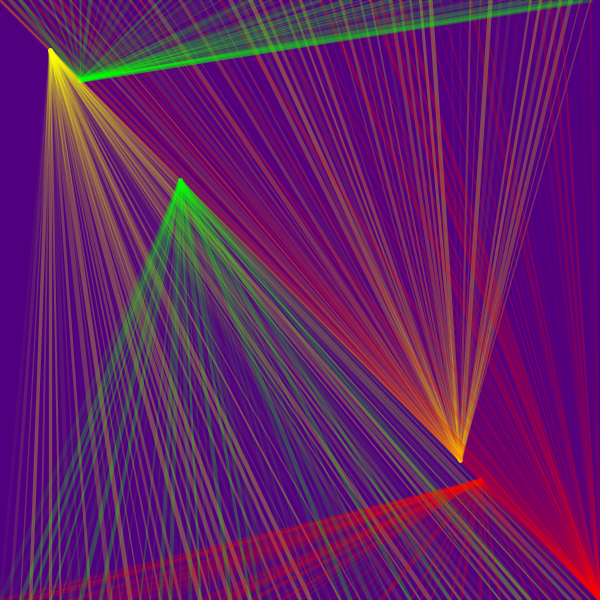
Frame 1 (no input)
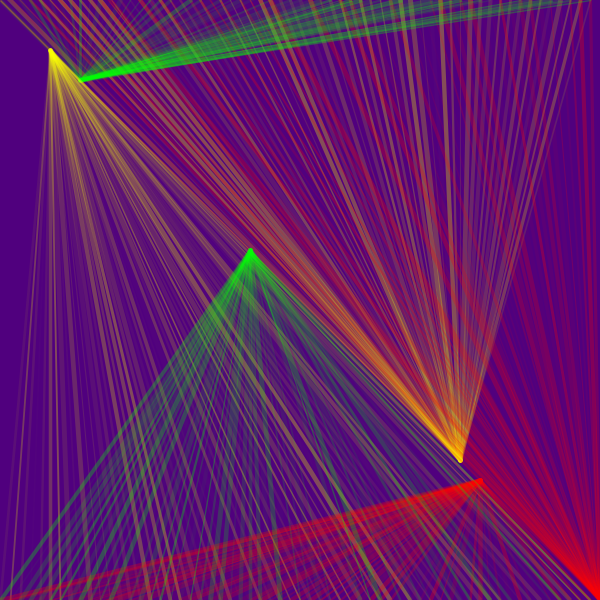
Frame 60 (the mouse pressed at the canvas centre just before this capture)
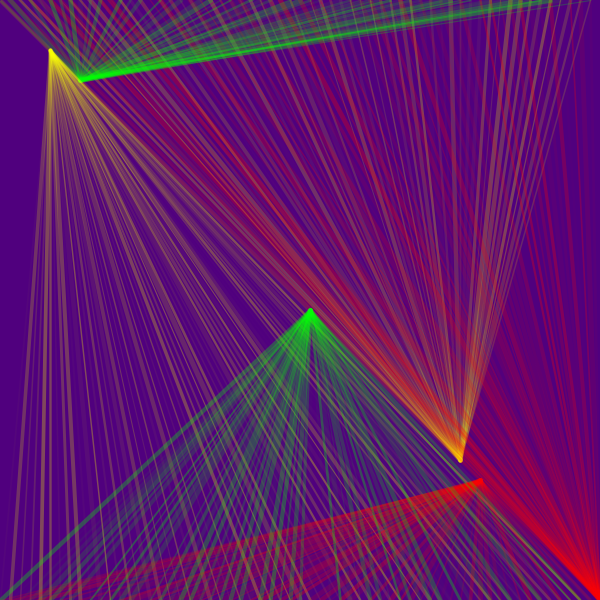
Frame 120 (the mouse held since frame 60 and released just before this capture)

The Processing sketch that drew these frames (run headless with seeded random() and noise(); from frame 60 on, the mouse is pressed at the canvas centre):

// Processing sketch: processing_80130
// ── processing_80130.pde



void setup (){
  size (600,600);
 
}



void draw (){
  
  background (80,0,126);
    smooth();
   
  
  float s= map (second(),0,60,0,600);
  float m= map (minute (),0,60,0,600);
  float h=map (hour(),0,24,0,600);
  
  float d=map (day (),1,31,0,600);
  float mh=map (month (),1,12,0,600);
  float y= map (year (),1950,2049,0,600);
  
  
 
 
 for ( int i= 0; i<width ; i+=10){
  
 fill (250,255,3,random (0,80));
  strokeWeight (random(1,5));
  stroke (250,255,3,random (0,80));
  beginShape ();
  curveVertex ( y,y);
  curveVertex (y,y);
  curveVertex (i,0);
  curveVertex (y,y);
  curveVertex(y,y);
  endShape();
 }

  


 for ( int i= 0; i<width ; i+=10){
  
fill (250,0,3,random (0,80)); 
  strokeWeight (random(1,5));
  stroke (250,0,3,random (0,80));
  beginShape ();
  curveVertex ( mh,mh);
  curveVertex (mh,mh);
  curveVertex (i,0);
  curveVertex (mh,mh);
  curveVertex(mh,mh);
  endShape();
 }

  


 for ( int i= 0; i<width ; i+=10){
  
fill (0,255,3,random (0,80));
  strokeWeight (random(1,5));
  stroke (0,255,3,random (0,80));
  beginShape ();
  curveVertex ( d,d);
  curveVertex (d,d);
  curveVertex (i,0);
  curveVertex (d,d);
  curveVertex(d,d);
  endShape();
 }


 noFill();

for ( int i= 0; i<width ; i+=10){
  
  
  
  strokeWeight (random(1,5));
  stroke (250,255,3,random (0,80));
  beginShape ();
  curveVertex ( h,h);
  curveVertex (h,h);
  curveVertex (i,height);
  curveVertex (h,h);
  curveVertex(h,h);
  endShape();
 }

  


 for ( int i= 0; i<width ; i+=10){
  
  
  strokeWeight (random(1,5));
  stroke (250,0,3,random (0,80));
  beginShape ();
  curveVertex ( m,m);
  curveVertex (m,m);
  curveVertex (i,height);
  curveVertex (m,m);
  curveVertex(m,m);
  endShape();
 }

  


 for ( int i= 0; i<width ; i+=10){
  
  
  strokeWeight (random(1,5));
  stroke (0,255,3,random (0,80));
  beginShape ();
  curveVertex ( s,s);
  curveVertex (s,s);
  curveVertex (i,height);
  curveVertex (s,s);
  curveVertex(s,s);
  endShape();
 }

  
}

/*void keyPressed (){

    if ( key == 's' || key == 'S'){
      day() = day()+1;
    }

}*/
